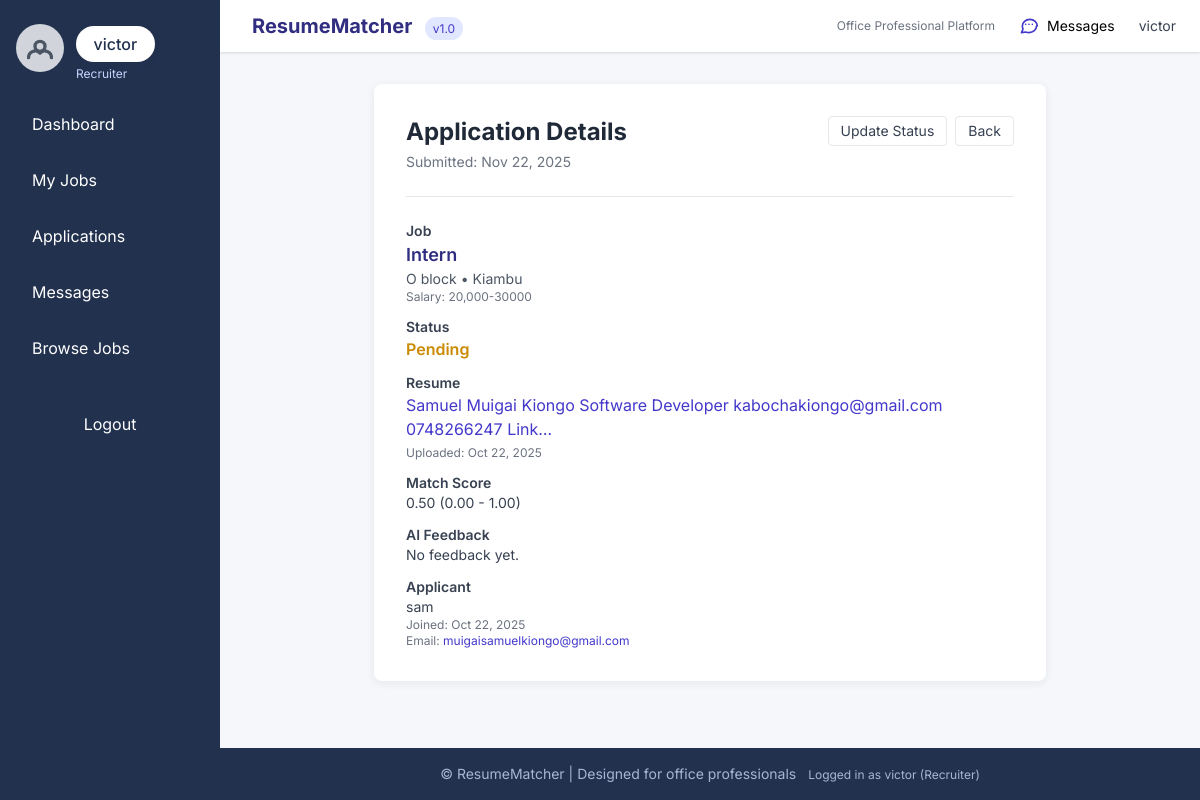
The page /applications/7/ (signed in) on the database its author committed.
### core/models.py (models this page shows, shortened)
class User(AbstractUser):
    USER_TYPES = (
        ('seeker', 'Job Seeker'),
        ('recruiter', 'Recruiter'),
        ('admin', 'Admin'),
    )
    account_type = models.CharField(max_length=10, choices=USER_TYPES, default='seeker')
    email = models.EmailField(unique=True)
    profile_picture = models.ImageField(upload_to='profiles/', blank=True, null=True)
    created_at = models.DateTimeField(auto_now_add=True)
    updated_at = models.DateTimeField(auto_now=True)
    class Meta:
        db_table = 'users'
        verbose_name = 'User'
        verbose_name_plural = 'Users'

class Application(models.Model):
    STATUS_CHOICES = (
        ('pending', 'Pending'),
        ('shortlisted', 'Shortlisted'),
        ('rejected', 'Rejected'),
        ('hired', 'Hired'),
    )
    application_id = models.AutoField(primary_key=True)
    user = models.ForeignKey(User, on_delete=models.CASCADE, related_name='applications')
    job = models.ForeignKey(Job_Posting, on_delete=models.CASCADE, related_name='applications')
    resume = models.ForeignKey(
        Resume, on_delete=models.SET_NULL, null=True, blank=True, related_name='applications'
    )
    status = models.CharField(max_length=20, choices=STATUS_CHOICES, default='pending')
    match_score = models.FloatField(
        default=0.0,
        validators=[MinValueValidator(0.0), MaxValueValidator(1.0)],
        help_text="AI-generated match score (0-1)"
    )
    ai_feedback = models.TextField(blank=True, null=True)
    submission_date = models.DateTimeField(auto_now_add=True)
    updated_at = models.DateTimeField(auto_now=True)
    class Meta:
        db_table = 'applications'
        constraints = [
            models.UniqueConstraint(fields=['user', 'job'], name='unique_user_job_application')
        ]
        verbose_name = 'Application'
        verbose_name_plural = 'Applications'
        ordering = ['-submission_date']

class Job_Posting(models.Model):
    job_id = models.AutoField(primary_key=True)
    title = models.CharField(max_length=200)
    company = models.CharField(max_length=200)
    location = models.CharField(max_length=100, blank=True)
    description = models.TextField()
    requirements = models.ManyToManyField(Skill, blank=True, related_name='job_postings')
    requirements_text = models.TextField(blank=True, null=True, help_text="Optional free-text requirements")
    salary_range = models.CharField(max_length=50, blank=True, help_text="e.g., 'KES 50,000 - 100,000'")
    posted_by = models.ForeignKey(
        User, on_delete=models.CASCADE, related_name='posted_jobs',
        limit_choices_to={'account_type': 'recruiter'}
    )
    duration_min_months = models.PositiveSmallIntegerField(
        blank=True,
        null=True,
        validators=[MinValueValidator(0), MaxValueValidator(120)],
        help_text="Minimum expected duration in months (0 = open/indefinite)"
    )
    duration_max_months = models.PositiveSmallIntegerField(
        blank=True,
        null=True,
        validators=[MinValueValidator(0), MaxValueValidator(120)],
        help_text="Maximum expected duration in months (leave blank for open-ended)"
    )
    application_deadline = models.DateTimeField(
        blank=True,
        null=True,
        help_text="Optional deadline (date & time). After this time applications will be closed."
    )
    is_active = models.BooleanField(default=True)
    created_at = models.DateTimeField(auto_now_add=True)
    updated_at = models.DateTimeField(auto_now=True)
    class Meta:
        db_table = 'job_postings'
        verbose_name = 'Job Posting'
        verbose_name_plural = 'Job Postings'
        ordering = ['-created_at']

class Resume(models.Model):
    resume_id = models.AutoField(primary_key=True)
    user = models.ForeignKey(User, on_delete=models.CASCADE, related_name='resumes')
    file = models.FileField(upload_to='resumes/', blank=True, null=True)
    extracted_text = models.TextField(blank=True, null=True)
    skills = models.ManyToManyField(Skill, blank=True, related_name='resumes')
    summary = models.TextField(blank=True, null=True)
    match_score = models.FloatField(
        default=0.0,
        validators=[MinValueValidator(0.0), MaxValueValidator(1.0)]
    )
    uploaded_at = models.DateTimeField(auto_now_add=True)
    updated_at = models.DateTimeField(auto_now=True)
    class Meta:
        db_table = 'resumes'
        verbose_name = 'Resume'
        verbose_name_plural = 'Resumes'
        ordering = ['-uploaded_at']
    def get_skills_as_string(self):
        return ', '.join(skill.name for skill in self.skills.all()) if self.skills.exists() else 'No skills extracted'

class Skill(models.Model):
    name = models.CharField(max_length=100, unique=True)
    slug = models.SlugField(max_length=120, unique=True, blank=True)
    class Meta:
        db_table = 'skills'
        ordering = ['name']
        verbose_name = 'Skill'
        verbose_name_plural = 'Skills'

### core/views.py (the view)
# urls.py: path('applications/<int:pk>/', views.application_detail, name='application_detail'),
@login_required
def application_detail(request, pk):
    application = get_object_or_404(Application, pk=pk)
    if request.user != application.user and request.user != application.job.posted_by:
        messages.error(request, "You do not have permission to view this application.")
        return redirect('application_list')
    return render(request, 'applications/application_detail.html', {'application': application})

### core/templates/applications/application_detail.html (shortened to what this page needs)
{% extends "base.html" %}
{% block content %}
<div class="max-w-2xl mx-auto card p-8">
    <div class="flex items-start justify-between">
        <div>
            <h2 class="text-2xl font-bold mb-1 text-gray-800">Application Details</h2>
            <p class="text-sm text-gray-500">Submitted: {{ application.submission_date|date:"M d, Y" }}</p>
        </div>
        <div class="flex items-center gap-2">
            {% if request.user == application.user %}
                <a href="{% url 'application_update' application.pk %}" class="px-3 py-1 rounded border border-gray-200 text-sm text-gray-700 hover:bg-gray-50">Edit</a>
                <form action="{% url 'application_delete' application.pk %}" method="post" class="inline" onsubmit="return confirm('Withdraw this application?');">
                    {% csrf_token %}
                    <button type="submit" class="px-3 py-1 rounded bg-red-600 text-white text-sm hover:bg-red-700">Withdraw</button>
                </form>
            {% elif request.user == application.job.posted_by %}
                <a href="{% url 'application_update' application.pk %}" class="px-3 py-1 rounded border border-gray-200 text-sm text-gray-700 hover:bg-gray-50">Update Status</a>
            {% endif %}
            <a href="{% url 'application_list' %}" class="px-3 py-1 rounded border border-gray-200 text-sm text-gray-700 hover:bg-gray-50">Back</a>
        </div>
    </div>
    <hr class="my-6">
    <div class="space-y-3">
        <div>
            <h3 class="text-sm font-semibold text-gray-700">Job</h3>
            <p class="text-lg font-semibold text-indigo-900">{{ application.job.title }}</p>
            <p class="text-sm text-gray-600">{{ application.job.company }}{% if application.job.location %} • {{ application.job.location }}{% endif %}</p>
            {% if application.job.salary_range %}
                <p class="text-xs text-gray-500">Salary: {{ application.job.salary_range }}</p>
            {% endif %}
        </div>
        <div>
            <h3 class="text-sm font-semibold text-gray-700">Status</h3>
            <p class="font-semibold {% if application.status == 'hired' %}text-green-600{% elif application.status == 'rejected' %}text-red-600{% else %}text-yellow-600{% endif %}">
                {{ application.get_status_display }}
            </p>
        </div>
        <div>
            <h3 class="text-sm font-semibold text-gray-700">Resume</h3>
            {% if application.resume %}
                <p>
                    <a href="{% url 'resume_detail' application.resume.pk %}" class="text-indigo-700 hover:underline">
                        {{ application.resume.summary|default:application.resume.get_skills_as_string|truncatechars:80 }}
                    </a>
                </p>
                {% if request.user == application.job.posted_by %}
                    <p class="text-xs text-gray-500 mt-1">Uploaded: {{ application.resume.uploaded_at|date:"M d, Y" }}</p>
                {% endif %}
            {% else %}
                <p class="text-sm text-gray-500">No resume attached.</p>
            {% endif %}
        </div>
        <div>
            <h3 class="text-sm font-semibold text-gray-700">Match Score</h3>
            {% if application.match_score is not None %}
                <p class="text-sm text-gray-700">{{ application.match_score|floatformat:2 }} (0.00 - 1.00)</p>
            {% else %}
                <p class="text-sm text-gray-500">No match score available.</p>
            {% endif %}
        </div>
        <div>
            <h3 class="text-sm font-semibold text-gray-700">AI Feedback</h3>
            <p class="text-sm text-gray-700">{{ application.ai_feedback|default:"No feedback yet." }}</p>
        </div>
        {% if request.user == application.job.posted_by %}
        <div>
            <h3 class="text-sm font-semibold text-gray-700">Applicant</h3>
            <p class="text-sm text-gray-700">
                {{ application.user.get_full_name|default:application.user.username }}
            </p>
            <p class="text-xs text-gray-500">Joined: {{ application.user.date_joined|date:"M d, Y" }}</p>
            <p class="text-xs text-gray-500">Email: <a href="mailto:{{ application.user.email }}" class="text-indigo-700 hover:underline">{{ application.user.email }}</a></p>
        </div>
        {% endif %}
    </div>
</div>
{% endblock %}

### core/templates/base.html (shortened to what this page needs)
<!DOCTYPE html>
<html lang="en">
<head>
    <script src="https://cdn.tailwindcss.com"></script>
</head>
<body>
    <div id="app-wrap">
        {% if user.is_authenticated %}
        <aside id="app-sidebar" class="sidebar flex flex-col items-start py-6 px-4" role="navigation" aria-label="Main menu">
            <div class="w-full flex items-center justify-between">
                <div class="flex items-center">
                    {% if user.profile_picture %}
                        <img src="{{ user.profile_picture.url }}" alt="Profile Picture" class="profile-pic mb-2">
                    {% else %}
                        <div class="profile-pic mb-2 flex items-center justify-center bg-gray-300 text-gray-600" aria-hidden="true">
                            <svg class="h-10 w-10" fill="none" stroke="currentColor" viewBox="0 0 24 24">
                                <path stroke-linecap="round" stroke-linejoin="round" stroke-width="2"
                                      d="M5.121 17.804A4 4 0 0112 15a4 4 0 016.879 2.804M15 11a3 3 0 11-6 0 3 3 0 016 0z" />
                            </svg>
                        </div>
                    {% endif %}
                    <div class="ml-3">
                        <div class="user-badge mb-1">{{ user.username }}</div>
                        <div class="text-xs text-indigo-200">{{ user.account_type|title }}</div>
                    </div>
                </div>
            </div>
            <nav class="nav-links w-full mt-4" aria-label="User navigation">
                {% if user.account_type == 'seeker' %}
                    <a href="{% url 'seeker_dashboard' %}" class="{% if request.resolver_match.url_name == 'seeker_dashboard' %}active{% endif %}">Dashboard</a>
                    <a href="{% url 'resume_list' %}" class="{% if request.resolver_match.url_name == 'resume_list' %}active{% endif %}">My Resumes</a>
                    <a href="{% url 'application_list' %}" class="{% if request.resolver_match.url_name == 'application_list' %}active{% endif %}">Applications</a>
                    <a href="{% url 'conversations_list' %}" class="{% if request.resolver_match.url_name == 'conversations_list' %}active{% endif %}">
                        Messages
                        {% if unread_messages_count %}
                            <span class="unread-badge" aria-hidden="true">{{ unread_messages_count }}</span>
                        {% endif %}
                    </a>
                    <a href="{% url 'job_list' %}" class="{% if request.resolver_match.url_name == 'job_list' %}active{% endif %}">Browse Jobs</a>
                {% elif user.account_type == 'recruiter' %}
                    <a href="{% url 'recruiter_dashboard' %}" class="{% if request.resolver_match.url_name == 'recruiter_dashboard' %}active{% endif %}">Dashboard</a>
                    <a href="{% url 'job_list' %}" class="{% if request.resolver_match.url_name == 'job_list' %}active{% endif %}">My Jobs</a>
                    <a href="{% url 'application_list' %}" class="{% if request.resolver_match.url_name == 'application_list' %}active{% endif %}">Applications</a>
                    <a href="{% url 'conversations_list' %}" class="{% if request.resolver_match.url_name == 'conversations_list' %}active{% endif %}">
                        Messages
                    </a>
                    <a href="{% url 'job_list' %}" class="{% if request.resolver_match.url_name == 'job_list' %}active{% endif %}">Browse Jobs</a>
                {% else %}
                    <a href="{% url 'job_list' %}">Browse Jobs</a>
                {% endif %}
            </nav>
            <form action="{% url 'logout' %}" method="post" class="mt-8 px-2 w-full">
                <button type="submit" class="btn-primary w-full py-2 rounded">Logout</button>
            </form>
        </aside>
        {% endif %}
        <div id="main-wrap" class="main-content-wrap flex flex-col min-h-screen" role="main">
            {% if user.is_authenticated %}
            <header class="bg-white shadow flex items-center justify-between px-6 py-3">
                <div class="flex items-center space-x-2">
                    <div>
                        <span class="font-bold text-xl text-indigo-900">ResumeMatcher</span>
                        <span class="text-xs bg-indigo-100 text-indigo-700 px-2 py-1 rounded-full ml-2">v1.0</span>
                    </div>
                </div>
                <div class="flex items-center space-x-3">
                    <span class="text-xs text-gray-500 hidden sm:block">Office Professional Platform</span>
                    <a href="{% url 'conversations_list' %}" class="text-sm px-3 py-1 hover:bg-gray-100 rounded hidden sm:inline-flex items-center" title="Messages">
                        Messages
                    </a>
                    <div class="ml-2 text-sm hidden sm:block">
                        <span class="text-gray-700">{{ user.get_full_name|default:user.username }}</span>
                    </div>
                </div>
            </header>
            {% endif %}
            <main class="scrollable-content max-w-5xl mx-auto py-8 px-4 w-full">
                {% block content %}{% endblock %}
            </main>
            <footer class="office-footer py-4 text-center text-sm mt-auto">
                &copy; {{ now|date:"Y" }} ResumeMatcher | Designed for office professionals
                <span class="ml-2 text-xs">
                    {% if user.is_authenticated %}
                        Logged in as {{ user.username }} ({{ user.account_type|title }})
                    {% else %}
                        Guest Mode
                    {% endif %}
                </span>
            </footer>
        </div>
    </div>
</body>
</html>

### rows shown on the page
User: username "victor", account_type "Recruiter", get_full_name "victor"
Application: submission_date "Nov 22, 2025", job "Intern", job.company "O block", job.location "Kiambu", job.salary_range "20,000-30000", status "Pending", resume.summary "Samuel Muigai Kiongo Software Developer kabochakiongo@gmail.com 0748266247 Link…", resume.uploaded_at "Oct 22, 2025", match_score "0.50", ai_feedback "No feedback yet.", user.get_full_name "sam", user.date_joined "Oct 22, 2025", user.email "muigaisamuelkiongo@gmail.com"
